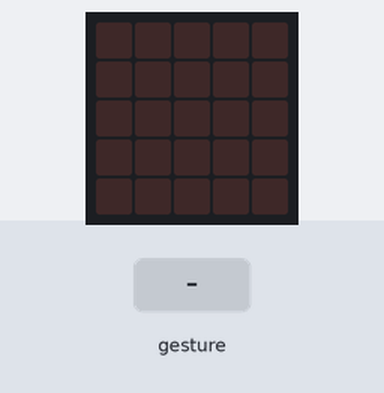
The program below on a simulated BBC micro:bit (MakeCode). Shown: the board's 5×5 LED display. Inputs (shaded band) come from the test bench. Random numbers come from a fixed seed; a tilt is held for 1.5 s and a shake lasts 1 s, then the board lies face up again.

Above: at 1.2 s.
1.3 s: gesture 'shake'
At 2.6 s:
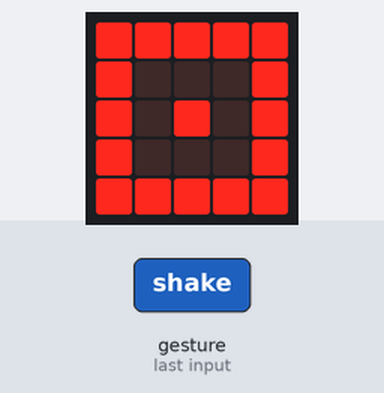
3.0 s: gesture 'shake'
At 3.9 s:
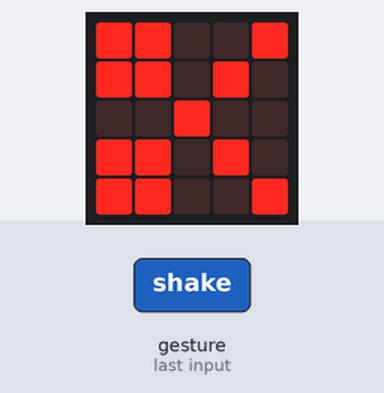
Timing chart, 0 to 6.0 s (numbered marks = the images above; inputs shaded):
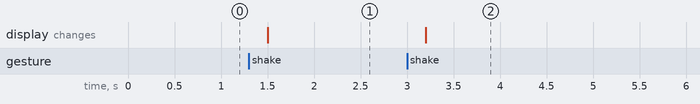

Measured:
- after the input at 1.3 s, the display: changes after 0.20 s (image 1)
- after the input at 3.0 s, the display: changes after 0.20 s (image 2)

The program:

main.ts
```typescript
let mao = 0
input.onGesture(Gesture.Shake, function () {
    mao = randint(0, 2)
    if (mao == 0) {
        basic.showLeds(`
            # # # # #
            # . . . #
            # . # . #
            # . . . #
            # # # # #
            `)
    } else if (mao == 1) {
        basic.showLeds(`
            . . . . .
            . . # . .
            . # # # .
            # # # # #
            # # # # #
            `)
    } else {
        basic.showLeds(`
            # # . . #
            # # . # .
            . . # . .
            # # . # .
            # # . . #
            `)
    }
})
```

test.ts
```typescript
// os teses vão aqui; isto não será compilado quando este pacote for usado como extensão.
```
